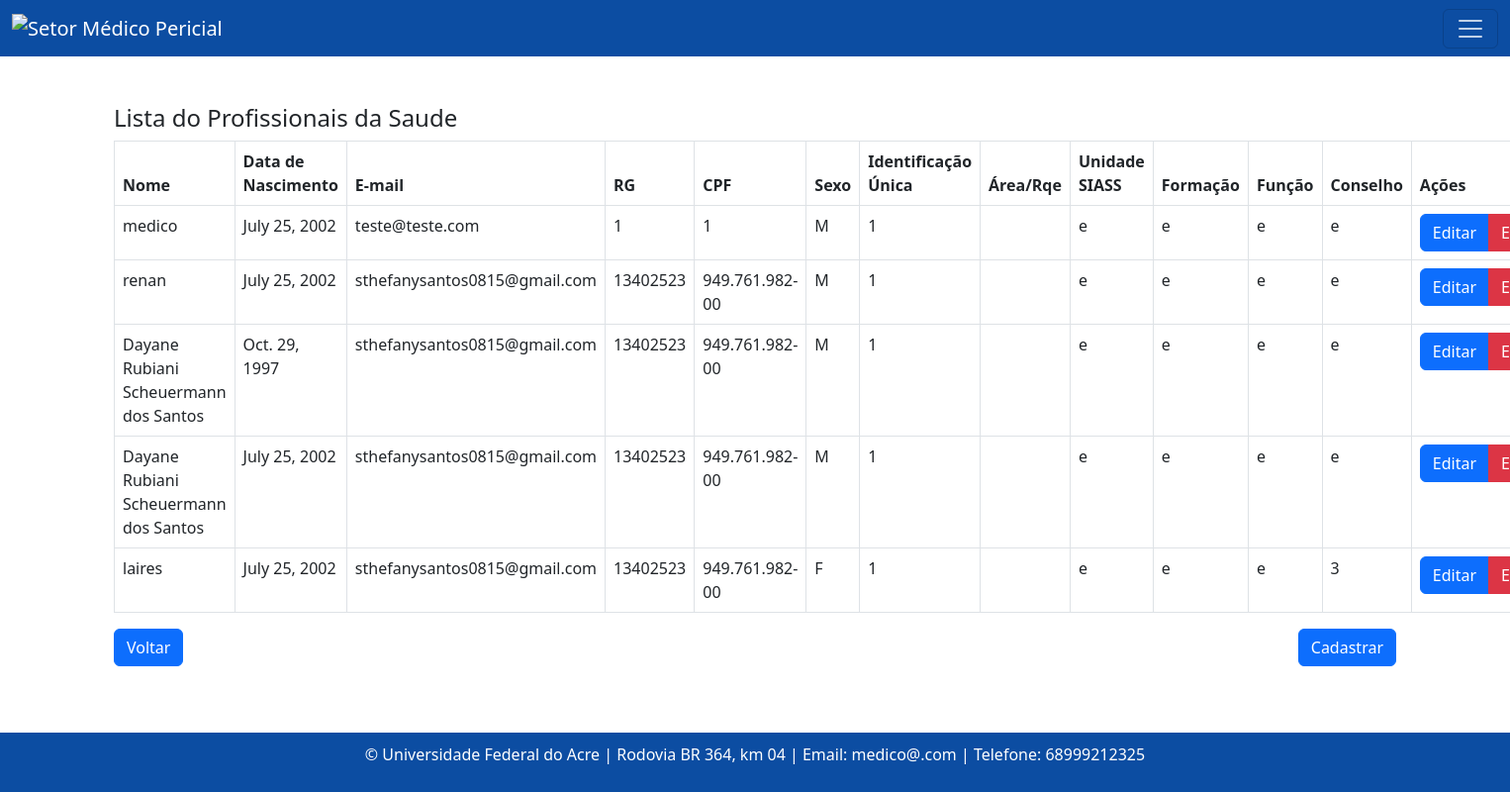
/profissionaisdasaude/, run on the app's committed database.
### consulta/models.py (models this page shows, shortened)
class Profissionaldasaude(models.Model):
    nome = models.CharField(max_length=100)
    data_nascimento = models.DateField()
    email = models.EmailField()
    rg = models.CharField(max_length=20)
    cpf = models.CharField(max_length=14)
    sexo = models.CharField(max_length=1, choices=[('M', 'Masculino'), ('F', 'Feminino')])
    identificacao_unica = models.CharField(max_length=50, default='')
    cep = models.CharField(max_length=9)
    cidade = models.CharField(max_length=50)
    bairro = models.CharField(max_length=50, default='')
    uf = models.CharField(max_length=2)
    numero = models.CharField(max_length=10)
    ddd_telefone = models.CharField(max_length=3)
    complemento = models.CharField(max_length=100, blank=True, null=True, default='')
    area = models.CharField(max_length=50, default='')
    unidade_siass = models.CharField(max_length=50, default='')
    formacao = models.CharField(max_length=20)
    conselho = models.CharField(max_length=20)
    registro = models.CharField(max_length=20)

### consulta/views.py (the view)
# urls.py: path('profissionaisdasaude/', listar_profissionaisdasaude, name= 'profissionaisdasaudeListagem'),
def listar_profissionaisdasaude(request):
    profissionaisdasaude = Profissionaldasaude.objects.all()
    return render(request, 'consultas/listagem_profissionaisdasaude.html', {'profissionaisdasaude': profissionaisdasaude})

### templates/consultas/listagem_profissionaisdasaude.html (shortened to what this page needs)
{% extends "base.html" %}
{% block content %}
  <h4>Lista do Profissionais da Saude</h4>
  <table class="table table-bordered">
    <thead>
      <tr>
        <th>Nome</th>
        <th>Data de Nascimento</th>
        <th>E-mail</th>
        <th>RG</th>
        <th>CPF</th>
        <th>Sexo</th>
        <th>Identificação Única</th>
        <th>Área/Rqe</th>
        <th>Unidade SIASS</th>
        <th>Formação</th>
        <th>Função</th>
        <th>Conselho</th>
        <th>Ações</th>
      </tr>
    </thead>
    <tbody>
      {% for profissionaisdasaude in profissionaisdasaude %}
      <tr>
        <td>{{ profissionaisdasaude.nome }}</td>
        <td>{{ profissionaisdasaude.data_nascimento }}</td>
        <td>{{ profissionaisdasaude.email }}</td>
        <td>{{ profissionaisdasaude.rg }}</td>
        <td>{{ profissionaisdasaude.cpf }}</td>
        <td>{{ profissionaisdasaude.sexo }}</td>
        <td>{{ profissionaisdasaude.identificacao_unica }}</td>
        <td>{{ profissionaisdasaude.area_rqe }}</td>
        <td>{{ profissionaisdasaude.unidade_siass }}</td>
        <td>{{ profissionaisdasaude.formacao }}</td>
        <td>{{ profissionaisdasaude.conselho }}</td>
        <td>{{ profissionaisdasaude.registro }}</td>
        <td>
          <div class="btn-group" role="group" aria-label="Ações">
            <a href="#" class="btn btn-primary">Editar</a>
            <a href="#" class="btn btn-danger">Excluir</a>
          </div>
        </td>
      </tr>
    {% endfor %}
  </tbody>
</table>
<div class="d-flex justify-content-between">
  <a class="btn btn-primary" href="{% url 'profissionaisdasaudeListagem' %}">Voltar</a>
  <a class="btn btn-primary" href="{% url 'profissionaldasaudeCreate'  %}">Cadastrar</a>
</div>
{% endblock %}

### data on the page
Profissionaldasaude: nome "medico", data_nascimento "July 25, 2002", email "teste@teste.com", rg "1", cpf "1", sexo "M", identificacao_unica "1", unidade_siass "e", formacao "e", conselho "e", registro "e"
Profissionaldasaude: nome "renan", data_nascimento "July 25, 2002", email "sthefanysantos0815@gmail.com", rg "13402523", cpf "949.761.982-00", sexo "M", identificacao_unica "1", unidade_siass "e", formacao "e", conselho "e", registro "e"
Profissionaldasaude: nome "Dayane Rubiani Scheuermann dos Santos", data_nascimento "Oct. 29, 1997", email "sthefanysantos0815@gmail.com", rg "13402523", cpf "949.761.982-00", sexo "M", identificacao_unica "1", unidade_siass "e", formacao "e", conselho "e", registro "e"
Profissionaldasaude: nome "Dayane Rubiani Scheuermann dos Santos", data_nascimento "July 25, 2002", email "sthefanysantos0815@gmail.com", rg "13402523", cpf "949.761.982-00", sexo "M", identificacao_unica "1", unidade_siass "e", formacao "e", conselho "e", registro "e"
Profissionaldasaude: nome "laires", data_nascimento "July 25, 2002", email "sthefanysantos0815@gmail.com", rg "13402523", cpf "949.761.982-00", sexo "F", identificacao_unica "1", unidade_siass "e", formacao "e", conselho "e", registro "3"
